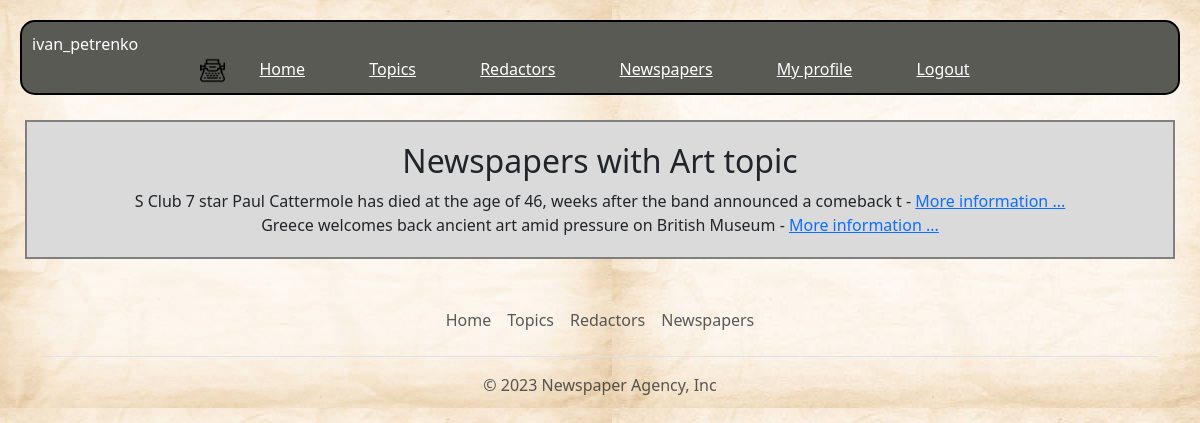
Page /topic/detail/4/ (signed in) on the committed database.
### catalog/models.py (models this page shows, shortened)
class Redactor(AbstractUser):
    years_of_experience = models.IntegerField(null=True, blank=True)
    class Meta:
        verbose_name = "Redactor"
        verbose_name_plural = "Redactors"
        ordering = ["username"]

class Topic(models.Model):
    name = models.CharField(max_length=255, unique=True)
    class Meta:
        ordering = ["name"]

class Newspaper(models.Model):
    title = models.CharField(max_length=100)
    content = models.TextField()
    published_date = models.DateField(null=True)
    topic = models.ForeignKey(
        Topic,
        on_delete=models.CASCADE,
    )
    redactors = models.ManyToManyField(settings.AUTH_USER_MODEL, related_name="newspapers")
    class Meta:
        ordering = ["-published_date"]

### catalog/views.py (the view)
class TopicDetailView(LoginRequiredMixin, generic.DetailView):
    model = Topic
    template_name = "catalog/topic_detail.html"
    success_url = reverse_lazy("catalog:topic-detail")

### templates/catalog/topic_detail.html
{% extends "base.html" %}
{% block content %}
  <div class="content-details">
    <h2>Newspapers with {{ topic.name }} topic</h2>
    {% if topic.newspaper_set.all %}
      {% for newspaper in topic.newspaper_set.all %}
        <li>
          {{ newspaper.title }} -
          <a href="{% url 'catalog:newspaper-detail' pk=newspaper.id %}">
            More information ...
        </a>
        </li>
      {% endfor %}
    {% else %}
      <p>We don't have newspapers with {{ topic.name }} topic</p>
    {% endif %}
  </div>
{% endblock %}

### templates/includes/topbar.html
{% load static %}
<div class="topnav">
  <li style="height: 25px; width: 25px; color: white">{{ user.username }}</li>
  <img src="{% static 'images/favicon.png' %}" alt="" style="height: 25px; width: 25px" class="float-left">
  <a href="{% url 'catalog:index' %}" class="nav-element">Home</a>
  <a href="{% url 'catalog:topic-list' %}" class="nav-element">Topics</a>
  <a href="{% url 'catalog:redactor-list' %}" class="nav-element">Redactors</a>
  <a href="{% url 'catalog:newspaper-list' %}" class="nav-element">Newspapers</a>
  {% if user.is_authenticated  %}
    <a href="{% url 'catalog:redactor-detail' pk=user.id %}" class="nav-element">My profile</a>
    <a href="{% url 'logout' %}" class="nav-element">Logout</a>
  {% else %}
    <a href="{% url 'login' %}" class="nav-element">Log in</a>
  {% endif %}
</div>

### static/css/styles.css (style rules this page uses)
body { margin-top: 20px; background-image: url('/static/images/background.png'); }
.topnav { text-align: center; background-color: #5a5a54; margin: 20px; padding: 10px; border-radius: 15px; border: 2px solid #000000; list-style-type: none; }
.nav-element { text-align: center; margin: 30px; color: white; }
.content-details { margin: 20px; list-style-type: none; }

### rows in the picture
Redactor: username "ivan_petrenko"
Topic: name "Art"
Newspaper: title "S Club 7 star Paul Cattermole has died at the age of 46, weeks after the band announced a comeback t"
Newspaper: title "Greece welcomes back ancient art amid pressure on British Museum"
